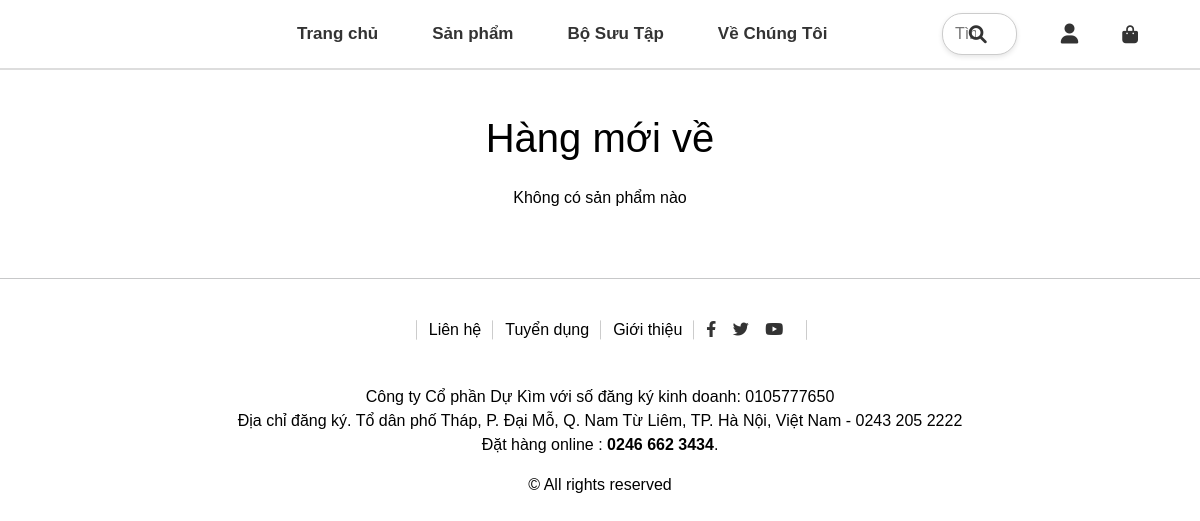
The page /khachhang/productlist.php on the database as committed earlier.
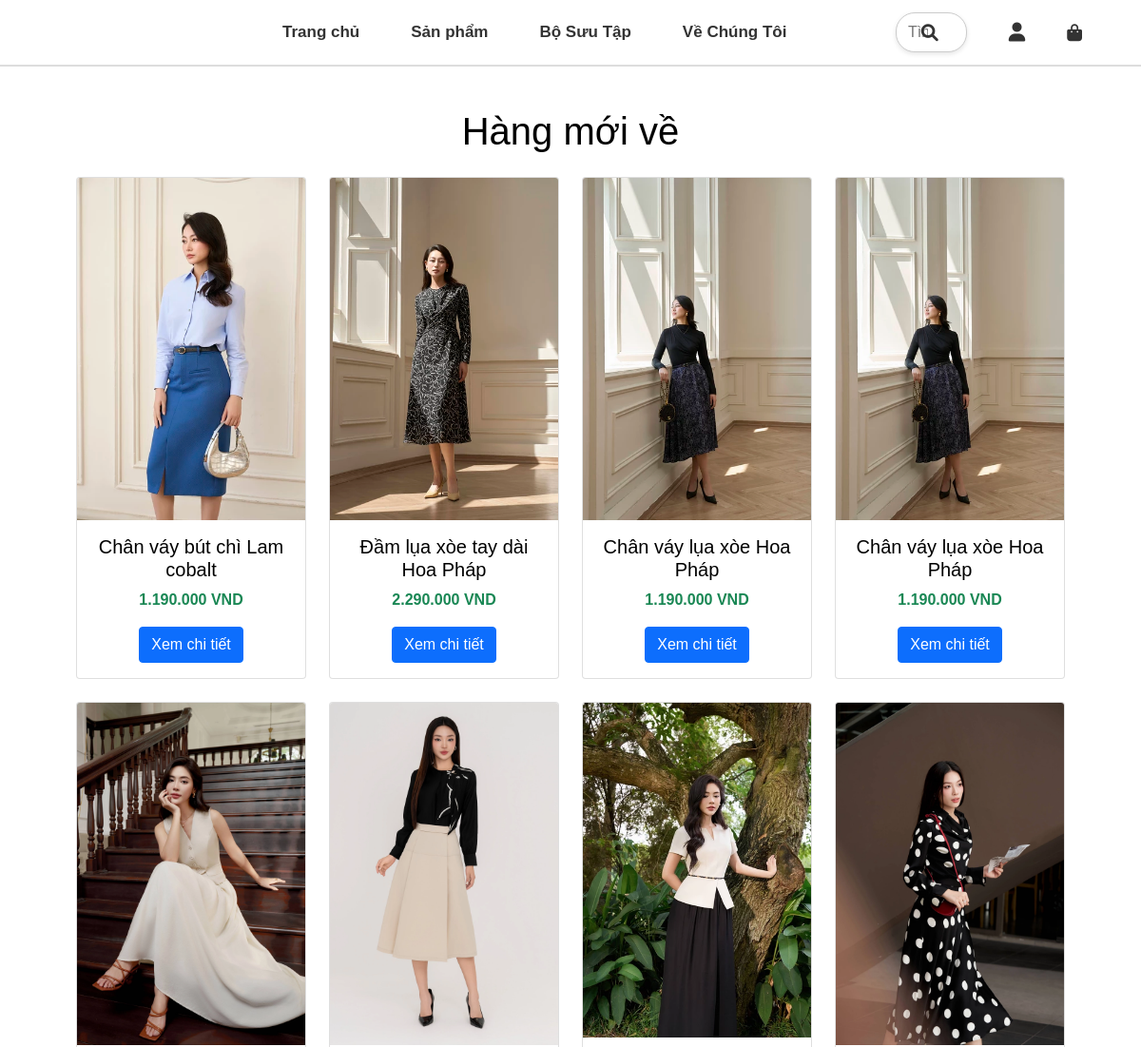
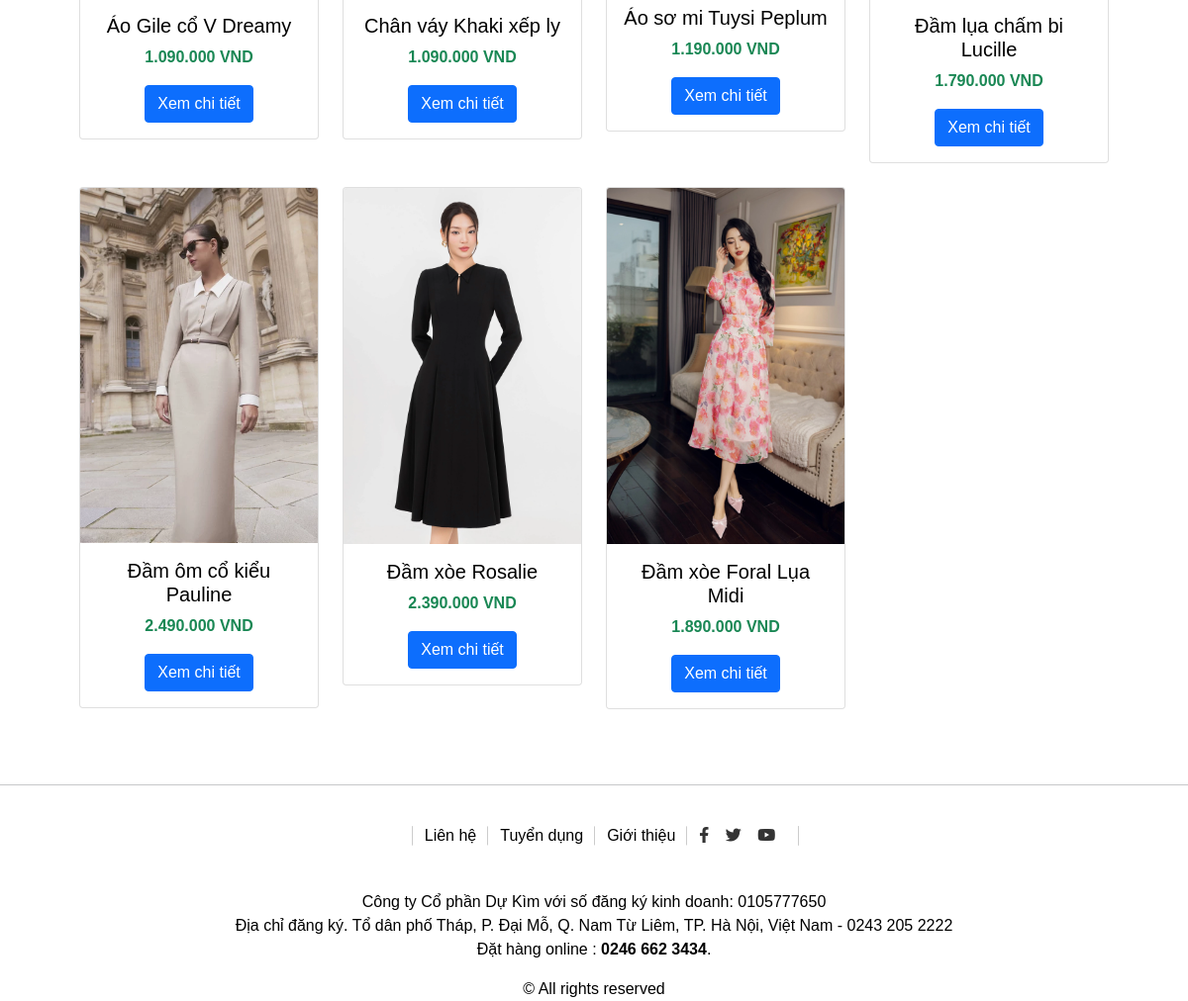
The same page on the database as committed later (2 pictures, top to bottom).
### tables this page shows
CREATE TABLE `products` (
  `product_id` int(11) NOT NULL,
  `product_name` varchar(255) NOT NULL,
  `product_description` text DEFAULT NULL,
  `product_price` decimal(10,2) NOT NULL,
  `product_image` varchar(255) DEFAULT NULL,
  `brand_id` int(11) DEFAULT NULL,
  `color_id` int(11) DEFAULT NULL,
  `size_id` int(11) DEFAULT NULL,
  `stock` int(11) DEFAULT 0,
  `created_at` timestamp NOT NULL DEFAULT current_timestamp(),
  `updated_at` timestamp NOT NULL DEFAULT current_timestamp() ON UPDATE current_timestamp(),
  `product_color_image` varchar(255) DEFAULT NULL,
  `product_color_name` varchar(255) DEFAULT NULL,
  `product_size` int(11) DEFAULT NULL,
  `remarkable` tinyint(1) DEFAULT 0
);

### khachhang/productlist.php (the view, shortened to what this page needs)
<?php
include 'header.php';
$db = new Database();
$conn = $db->conn;
?>
<div class="container">
    <div class="row">
        <div class="col-12">
            <h1 class="text-center my-4">Hàng mới về</h1>
            <div class="row" id = "Table">
                <?php
                $query = "SELECT products.*, brands.brand_name
                          FROM products
                          INNER JOIN brands ON products.brand_id = brands.brand_id
                          ORDER BY products.product_id";
                $stmt = $conn->prepare($query);
                if ($stmt->execute()) {
                    $result = $stmt->get_result();
                    if ($result && $result->num_rows > 0) {
                        while ($product = $result->fetch_assoc()) {
                ?>
                            <div class="col-md-3 col-sm-6 mb-4">
                                <div class="card">
                                    <img src="../uploads/<?php echo htmlspecialchars($product['product_image']); ?>" class="card-img-top" alt="Product Image">
                                    <div class="card-body text-center">
                                        <h5 class="card-title"><?php echo htmlspecialchars($product['product_name']); ?></h5>
                                        <p class="card-text text-success fw-bold"><?php echo number_format($product['product_price'], 0, ',', '.'); ?> VND</p>
                                        <a href="product.php?product_id=<?php echo $product['product_id']; ?>" class="btn btn-primary">Xem chi tiết</a>
                                    </div>
                                </div>
                            </div>
                <?php
                        }
                    } else {
                        echo "<div class='col-12'><p class='text-center'>Không có sản phẩm nào</p></div>";
                    }
                } else {
                    echo "<div class='col-12'><p class='text-center text-danger'>Lỗi truy vấn dữ liệu</p></div>";
                }
                ?>
            </div>
        </div>
    </div>
    <div class="row">
        <div class="col-12 text-center">
        </div>
    </div>
</div>
<?php
include 'footer.php';
?>

### khachhang/header.php (shortened to what this page needs)
<!DOCTYPE html>
<html lang="en">
<head>
    <link href="https://cdn.jsdelivr.net/npm/bootstrap@5.0.2/dist/css/bootstrap.min.css" rel="stylesheet">
    <link rel="stylesheet" type="text/css" href="../styles1.css">
    <link rel="stylesheet" href="../styles_product.css">
    <link rel="stylesheet" href="https://cdnjs.cloudflare.com/ajax/libs/font-awesome/6.0.0-beta3/css/all.min.css">
    <link rel="stylesheet" type="text/css" href="../styles_header.css">
    <link rel="stylesheet" type="text/css" href="../styles_admin.css">
</head>
<body>
    <header>
        <div class="logo">
        </div>
        <div class="menu">
            <li><a href="index.php">Trang chủ</a></li>
            <li><a href="productlist.php">Sản phẩm</a>
            </li>
            <li><a href="">Bộ Sưu Tập</a></li>
            <li><a href="./about.html">Về Chúng Tôi</a></li>
        </div>
        <div class="other">
            <li>
                <form action="search.php" method="post" style="position: relative;">
                    <input type="text" name="keyword" placeholder="Tìm kiếm">
                    <button type="submit" name="search" value="search"><i class="fas fa-search"></i></button>
                </form>
            </li>
            <?php if (isset($_SESSION['user']) && $_SESSION['user'] != ""): ?>
                <div class="user-menu-2">
                    <li><a class="fa fa-user" href="#" style="color: #333;"></a></li>
                    <ul class="sub-menu-2">
                        <li>
                            <p>Xin chào <?php echo htmlspecialchars($_SESSION['user']); ?></p>
                        </li>
                        <li><a href="profile.php">Hồ sơ cá nhân</a>
                        <li><a href="historycart.php">Lịch sử đơn hàng</a></li>
                        <li><a href="../login/login.php?act=logout">Đăng xuất</a></li>
                    </ul>
                </div>
                <a href="cart.php" class="position-relative text-dark">
                    <span class="fs-5" id="cart"><i class="fa-solid fa-bag-shopping"></i></span>
                    <span class="position-absolute top-0 start-100 translate-middle badge rounded-pill">
                        <?php echo count($_SESSION['cart']); ?>
                    </span>
                </a>
            <?php else: ?>
                <li><a class="fa fa-user" href="../login/login.php" style="color: #333;"></a></li>
                <li><a class="fa fa-shopping-bag" href="cart.php"></a></li>
            <?php endif; ?>
        </div>
    </header>
</body>
</html>

### khachhang/footer.php (shortened to what this page needs)
<hr>
    <div class="footer-top">
        <li><a href=><img src="../../img/img-congthuong.png" alt=""></a></li>
        <li><a href="">Liên hệ</a></li>
        <li><a href="">Tuyển dụng</a></li>
        <li><a href="">Giới thiệu</a></li>
        <li>
            <a href="" class="fab fa-facebook-f"></a>
            <a href="" class="fab fa-twitter"></a>
            <a href="" class="fab fa-youtube"></a>
        </li>
    </div>
    <div class="footer-center">
        <p>
            Công ty Cổ phần Dự Kìm với số đăng ký kinh doanh: 0105777650 <br>
            Địa chỉ đăng ký. Tổ dân phố Tháp, P. Đại Mỗ, Q. Nam Từ Liêm, TP. Hà Nội, Việt Nam - 0243 205 2222 <br>
            Đặt hàng online : <b>0246 662 3434</b>.
        </p>
    </div>
    <div class="footer-bottom">
        © All rights reserved
    </div>
</body>

### styles1.css (style rules this page uses)
* { margin: 0; padding: 0; box-sizing: border-box; font-family: Arial, Helvetica, sans-serif; }
body { padding-top: 70px; }
header { display: flex; justify-content: center; padding: 12px 50px; height: 70px; align-items: center; position: fixed; top: 0; left: 0; width: 100%; z-index: 1; background: rgba(255, 255, 255, 00.3s) }
li { list-style: none; }
a { text-decoration: none; color: black; }
.logo { flex: 1; }
.menu { flex: 3; display: flex; }
.menu > li { padding: 0 12px; position: relative; }
.menu li a { font-size: 12px; font-weight: bold !important; display: block; line-height: 20px; transition: color 0.3s ease; }
.menu li a { text-decoration: none; color: #333; font-weight: 500; padding: 10px 15px; display: block; transition: color 0.3s ease; }
.other { display: flex; align-items: center; }
.other > li { padding: 0 12px; position: relative; display: flex; align-items: center; }
.other > li:first-child { flex: 1; }
.other > li:first-child form { position: relative; width: 100%; display: flex; align-items: center; }
.other > li:first-child input[type="text"] { width: 100%; border: 1px solid #cccccc; padding: 8px 40px 8px 12px; border-radius: 20px; font-size: 16px; outline: none; box-shadow: 0px 2px 5px rgba(0, 0, 0, 0.1); transition: border-color 0.3s ease; }
.other > li:first-child button { position: absolute; right: 15px; background: none; border: none; cursor: pointer; display: flex; align-items: center; justify-content: center; padding: 0; }
.other > li:first-child button i { font-size: 18px; color: #333; }
.other > li a { font-size: 20px; color: #333; transition: color 0.3s ease; }
.footer-top { display: flex; text-align: center; justify-content: center; align-items: center; margin-bottom: 20px; height: 70px; }
.footer-top li { padding: 0 12px; position: relative; }
.footer-top li ::after { display: block; content: ""; width: 1px; height: 80%; background: #cccccc; position: absolute; right: 0; top: 50%; transform: translateY(-50%); }
.footer-top li:last-child::after { display: none; }
.footer-top li:last-child a { margin-right: 12px; color: #333; }
.footer-center { text-align: center; }
.footer-bottom { text-align: center; }
.row { display: flex; flex-wrap: wrap; }
.container { width: 100%; margin: 0 auto; padding: 20px; }
.container { width: 90%; max-width: 1200px; margin: 0 auto; }

### styles_product.css (style rules this page uses)
* { margin: 0; padding: 0; box-sizing: border-box; font-family: Arial, Helvetica, sans-serif; }
body { padding-top: 70px; }
header { display: flex; justify-content: center; padding: 12px 50px; height: 70px; align-items: center; position: fixed; top: 0; left: 0; width: 100%; z-index: 1; background: rgba(255, 255, 255, 00.3s) }
li { list-style: none; }
a { text-decoration: none; color: black; }
.logo { flex: 1; }
.menu { flex: 3; display: flex; }
.menu > li { padding: 0 12px; position: relative; }
.menu li a { font-size: 12px; font-weight: bold !important; display: block; line-height: 20px; transition: color 0.3s ease; }
.menu li a { text-decoration: none; color: #333; font-weight: 500; padding: 10px 15px; display: block; transition: color 0.3s ease; }
.other { flex: 1; display: flex; align-items: center; }
.other > li { padding: 0 12px; position: relative; }
.other > li::after { display: block; width: 1px; height: 50%; background: #cccccc; position: absolute; right: 0; top: 50%; transform: translateY(-50%); }
.other > li:first-child::after { display: none; }
.other > li:first-child { position: relative; flex: 1; }
.other > li:first-child input { width: 100%; border: 1px solid #cccccc; padding: 8px 40px 8px 12px; border-radius: 20px; font-size: 16px; outline: none; box-shadow: 0px 2px 5px rgba(0, 0, 0, 0.1); transition: border-color 0.3s ease; }
.other > li:first-child i { position: absolute; right: 15px; top: 50%; transform: translateY(-50%); font-size: 18px; color: #333; cursor: pointer; }
.other > li a { font-size: 20px; color: #333; transition: color 0.3s ease; }

### styles_admin.css (style rules this page uses)
* { margin: 0; padding: 0; box-sizing: border-box; color: black; outline: none; }
a { text-decoration: none; }
header { height: 70px; width: 100vw; border-bottom: 2px solid #ddd; text-align: center; }

Rows that differ between the two databases and show on the page:
added products: product_image (picture), product_name "Chân váy bút chì Lam cobalt", product_price "1.190.000"
added products: product_image (picture), product_name "Đầm lụa xòe tay dài Hoa Pháp", product_price "2.290.000"
added products: product_image (picture), product_name "Chân váy lụa xòe Hoa Pháp", product_price "1.190.000"
added products: product_image (picture), product_name "Chân váy lụa xòe Hoa Pháp", product_price "1.190.000"
added products: product_image (picture), product_name "Áo Gile cổ V Dreamy", product_price "1.090.000"
added products: product_image (picture), product_name "Chân váy Khaki xếp ly", product_price "1.090.000"
added products: product_image (picture), product_name "Áo sơ mi Tuysi Peplum", product_price "1.190.000"
added products: product_image (picture), product_name "Đầm lụa chấm bi Lucille", product_price "1.790.000"
added products: product_image (picture), product_name "Đầm ôm cổ kiểu Pauline", product_price "2.490.000"
added products: product_image (picture), product_name "Đầm xòe Rosalie", product_price "2.390.000"
added products: product_image (picture), product_name "Đầm xòe Foral Lụa Midi", product_price "1.890.000"
Other text that changed with them:
text no longer shown: "Không có sản phẩm nào"
